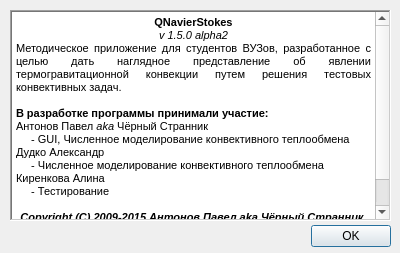
<?xml version="1.0" encoding="UTF-8"?>
<ui version="4.0">
 <class>AboutWindow</class>
 <widget class="QDialog" name="AboutWindow">
  <property name="windowModality">
   <enum>Qt::WindowModal</enum>
  </property>
  <property name="geometry">
   <rect>
    <x>0</x>
    <y>0</y>
    <width>400</width>
    <height>253</height>
   </rect>
  </property>
  <property name="minimumSize">
   <size>
    <width>400</width>
    <height>253</height>
   </size>
  </property>
  <property name="maximumSize">
   <size>
    <width>400</width>
    <height>253</height>
   </size>
  </property>
  <property name="windowTitle">
   <string>О Программе</string>
  </property>
  <widget class="QDialogButtonBox" name="buttonBox">
   <property name="geometry">
    <rect>
     <x>310</x>
     <y>220</y>
     <width>81</width>
     <height>32</height>
    </rect>
   </property>
   <property name="orientation">
    <enum>Qt::Horizontal</enum>
   </property>
   <property name="standardButtons">
    <set>QDialogButtonBox::Ok</set>
   </property>
  </widget>
  <widget class="QTextBrowser" name="textBrowser">
   <property name="geometry">
    <rect>
     <x>10</x>
     <y>10</y>
     <width>381</width>
     <height>211</height>
    </rect>
   </property>
   <property name="frameShape">
    <enum>QFrame::WinPanel</enum>
   </property>
   <property name="html">
    <string>&lt;!DOCTYPE HTML PUBLIC &quot;-//W3C//DTD HTML 4.0//EN&quot; &quot;http://www.w3.org/TR/REC-html40/strict.dtd&quot;&gt;
&lt;html&gt;&lt;head&gt;&lt;meta name=&quot;qrichtext&quot; content=&quot;1&quot; /&gt;&lt;style type=&quot;text/css&quot;&gt;
p, li { white-space: pre-wrap; }
&lt;/style&gt;&lt;/head&gt;&lt;body style=&quot; font-family:'MS Shell Dlg 2'; font-size:8.25pt; font-weight:400; font-style:normal;&quot;&gt;
&lt;p align=&quot;center&quot; style=&quot; margin-top:0px; margin-bottom:0px; margin-left:0px; margin-right:0px; -qt-block-indent:0; text-indent:0px;&quot;&gt;&lt;span style=&quot; font-size:8pt; font-weight:600;&quot;&gt;QNavierStokes&lt;/span&gt;&lt;/p&gt;
&lt;p align=&quot;center&quot; style=&quot; margin-top:0px; margin-bottom:0px; margin-left:0px; margin-right:0px; -qt-block-indent:0; text-indent:0px;&quot;&gt;&lt;span style=&quot; font-size:8pt; font-style:italic;&quot;&gt;v 1.5.0 alpha2&lt;/span&gt;&lt;/p&gt;
&lt;p align=&quot;justify&quot; style=&quot; margin-top:0px; margin-bottom:0px; margin-left:0px; margin-right:0px; -qt-block-indent:0; text-indent:0px;&quot;&gt;&lt;span style=&quot; font-size:8pt;&quot;&gt;Методическое приложение для студентов ВУЗов, разработанное с целью дать наглядное представление об явлении термогравитационной конвекции путем решения тестовых конвективных задач.&lt;/span&gt;&lt;/p&gt;
&lt;p align=&quot;justify&quot; style=&quot;-qt-paragraph-type:empty; margin-top:0px; margin-bottom:0px; margin-left:0px; margin-right:0px; -qt-block-indent:0; text-indent:0px; font-size:8pt;&quot;&gt;&lt;br /&gt;&lt;/p&gt;
&lt;p style=&quot; margin-top:0px; margin-bottom:0px; margin-left:0px; margin-right:0px; -qt-block-indent:0; text-indent:0px;&quot;&gt;&lt;span style=&quot; font-size:8pt; font-weight:600;&quot;&gt;В разработке программы принимали участие:&lt;/span&gt;&lt;/p&gt;
&lt;p style=&quot; margin-top:0px; margin-bottom:0px; margin-left:0px; margin-right:0px; -qt-block-indent:0; text-indent:0px;&quot;&gt;&lt;span style=&quot; font-size:8pt;&quot;&gt;Антонов Павел &lt;/span&gt;&lt;span style=&quot; font-size:8pt; font-style:italic;&quot;&gt;aka&lt;/span&gt;&lt;span style=&quot; font-size:8pt;&quot;&gt; Чёрный Странник&lt;/span&gt;&lt;/p&gt;
&lt;p style=&quot; margin-top:0px; margin-bottom:0px; margin-left:0px; margin-right:0px; -qt-block-indent:0; text-indent:0px;&quot;&gt;&lt;span style=&quot; font-size:8pt;&quot;&gt;     - GUI, Численное моделирование конвективного теплообмена&lt;/span&gt;&lt;/p&gt;
&lt;p style=&quot; margin-top:0px; margin-bottom:0px; margin-left:0px; margin-right:0px; -qt-block-indent:0; text-indent:0px;&quot;&gt;&lt;span style=&quot; font-size:8pt;&quot;&gt;Дудко Александр&lt;/span&gt;&lt;/p&gt;
&lt;p style=&quot; margin-top:0px; margin-bottom:0px; margin-left:0px; margin-right:0px; -qt-block-indent:0; text-indent:0px;&quot;&gt;&lt;span style=&quot; font-size:8pt;&quot;&gt;     - Численное моделирование конвективного теплообмена&lt;/span&gt;&lt;/p&gt;
&lt;p style=&quot; margin-top:0px; margin-bottom:0px; margin-left:0px; margin-right:0px; -qt-block-indent:0; text-indent:0px;&quot;&gt;&lt;span style=&quot; font-size:8pt;&quot;&gt;Киренкова Алина&lt;/span&gt;&lt;/p&gt;
&lt;p style=&quot; margin-top:0px; margin-bottom:0px; margin-left:0px; margin-right:0px; -qt-block-indent:0; text-indent:0px;&quot;&gt;&lt;span style=&quot; font-size:8pt;&quot;&gt;     - Тестирование&lt;/span&gt;&lt;/p&gt;
&lt;p style=&quot;-qt-paragraph-type:empty; margin-top:0px; margin-bottom:0px; margin-left:0px; margin-right:0px; -qt-block-indent:0; text-indent:0px; font-size:8pt;&quot;&gt;&lt;br /&gt;&lt;/p&gt;
&lt;p align=&quot;center&quot; style=&quot; margin-top:0px; margin-bottom:0px; margin-left:0px; margin-right:0px; -qt-block-indent:0; text-indent:0px;&quot;&gt;&lt;span style=&quot; font-size:8pt; font-weight:600; font-style:italic;&quot;&gt;Copyright (C) 2009-2015 Антонов Павел aka Чёрный Странник &lt;/span&gt;&lt;/p&gt;
&lt;p align=&quot;center&quot; style=&quot; margin-top:0px; margin-bottom:0px; margin-left:0px; margin-right:0px; -qt-block-indent:0; text-indent:0px;&quot;&gt;&lt;span style=&quot; font-size:8pt; font-weight:600; font-style:italic;&quot;&gt;Все права защищены&lt;/span&gt;&lt;/p&gt;
&lt;p align=&quot;center&quot; style=&quot; margin-top:0px; margin-bottom:0px; margin-left:0px; margin-right:0px; -qt-block-indent:0; text-indent:0px;&quot;&gt;&lt;span style=&quot; font-size:8pt; font-weight:600; font-style:italic;&quot;&gt;GPL v3&lt;/span&gt;&lt;/p&gt;&lt;/body&gt;&lt;/html&gt;</string>
   </property>
  </widget>
 </widget>
 <resources/>
 <connections>
  <connection>
   <sender>buttonBox</sender>
   <signal>accepted()</signal>
   <receiver>AboutWindow</receiver>
   <slot>accept()</slot>
   <hints>
    <hint type="sourcelabel">
     <x>248</x>
     <y>254</y>
    </hint>
    <hint type="destinationlabel">
     <x>157</x>
     <y>274</y>
    </hint>
   </hints>
  </connection>
  <connection>
   <sender>buttonBox</sender>
   <signal>rejected()</signal>
   <receiver>AboutWindow</receiver>
   <slot>reject()</slot>
   <hints>
    <hint type="sourcelabel">
     <x>316</x>
     <y>260</y>
    </hint>
    <hint type="destinationlabel">
     <x>286</x>
     <y>274</y>
    </hint>
   </hints>
  </connection>
 </connections>
</ui>
